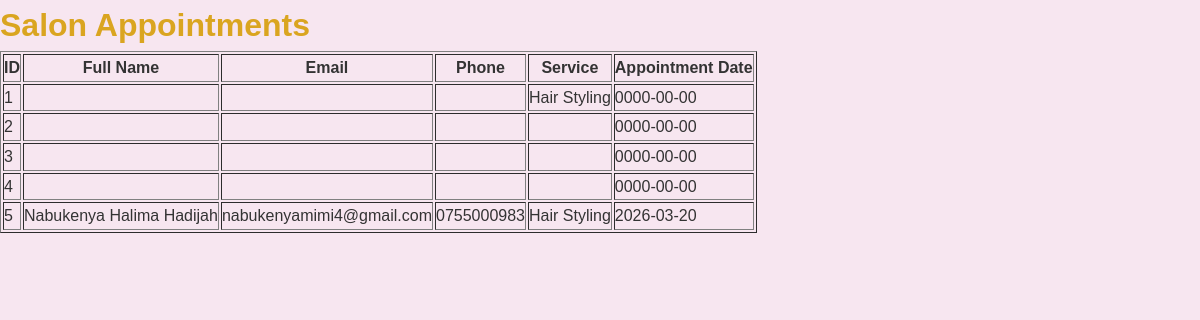
The app's page /admin.php with its own data.
### tables this page shows
CREATE TABLE `bookings` (
  `id` int(11) NOT NULL,
  `fullname` varchar(100) NOT NULL,
  `email` varchar(100) NOT NULL,
  `phone` varchar(20) NOT NULL,
  `service` varchar(100) NOT NULL,
  `appointment_date` date NOT NULL
);

### admin.php (the view, shortened to what this page needs)
<?php
include "db_connect.php";
$sql = "SELECT * FROM bookings";
$result = mysqli_query($conn, $sql);
?>
<!DOCTYPE html>
<html>
<head>
<link rel="stylesheet" href="css/style.css">
</head>
<body>
<h1>Salon Appointments</h1>
<table border="1" cellpadding="10">
<tr>
<th>ID</th>
<th>Full Name</th>
<th>Email</th>
<th>Phone</th>
<th>Service</th>
<th>Appointment Date</th>
</tr>
<?php
while($row = mysqli_fetch_assoc($result)){
?>
<tr>
<td><?php echo $row['id']; ?></td>
<td><?php echo $row['fullname']; ?></td>
<td><?php echo $row['email']; ?></td>
<td><?php echo $row['phone']; ?></td>
<td><?php echo $row['service']; ?></td>
<td><?php echo $row['appointment_date']; ?></td>
</tr>
<?php
}
?>
</table>
</body>
</html>

### css/style.css (style rules this page uses)
* { margin: 0; padding: 0; box-sizing: border-box; }
body { font-family: Arial, sans-serif; background-color: #fffafc; color: #333; line-height: 1.6; }
body { background-color:#f7e6f0; font-family:Arial,sans-serif; }
h1 { color:#DAA520; }

### records on screen
bookings: id "1", service "Hair Styling", appointment_date "0000-00-00"
bookings: id "2", appointment_date "0000-00-00"
bookings: id "3", appointment_date "0000-00-00"
bookings: id "4", appointment_date "0000-00-00"
bookings: id "5", fullname "Nabukenya Halima Hadijah", email "nabukenyamimi4@gmail.com", phone "0755000983", service "Hair Styling", appointment_date "2026-03-20"
